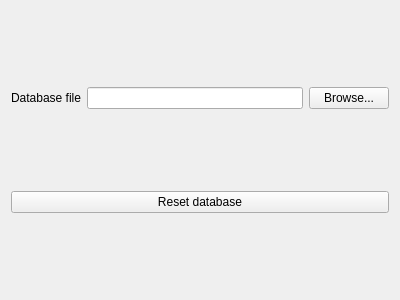
<?xml version="1.0" encoding="UTF-8"?>
<ui version="4.0">
 <class>LocalDbConfigDialog</class>
 <widget class="QWidget" name="LocalDbConfigDialog">
  <property name="geometry">
   <rect>
    <x>0</x>
    <y>0</y>
    <width>400</width>
    <height>300</height>
   </rect>
  </property>
  <property name="windowTitle">
   <string>Form</string>
  </property>
  <layout class="QVBoxLayout" name="verticalLayout">
   <item>
    <layout class="QHBoxLayout" name="horizontalLayout">
     <item>
      <widget class="QLabel" name="label">
       <property name="text">
        <string>Database file</string>
       </property>
      </widget>
     </item>
     <item>
      <widget class="QLineEdit" name="pathLineEdit"/>
     </item>
     <item>
      <widget class="QPushButton" name="browseButton">
       <property name="text">
        <string>Browse...</string>
       </property>
      </widget>
     </item>
    </layout>
   </item>
   <item>
    <widget class="QPushButton" name="resetButton">
     <property name="text">
      <string>Reset database</string>
     </property>
    </widget>
   </item>
  </layout>
 </widget>
 <resources/>
 <connections/>
</ui>
